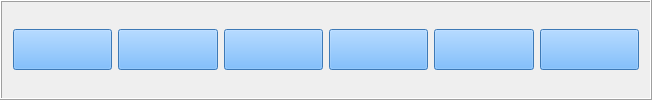
           <widget class="QFrame" name="thirdRowFrame">
            <property name="minimumSize">
             <size>
              <width>652</width>
              <height>59</height>
             </size>
            </property>
            <property name="font">
             <font>
              <pointsize>17</pointsize>
              <italic>true</italic>
              <bold>true</bold>
             </font>
            </property>
            <property name="frameShape">
             <enum>QFrame::Shape::Box</enum>
            </property>
            <property name="frameShadow">
             <enum>QFrame::Shadow::Raised</enum>
            </property>
            <layout class="QHBoxLayout" name="horizontalLayout_2">
             <item>
              <widget class="QPushButton" name="pushButton_arc_sine">
               <property name="minimumSize">
                <size>
                 <width>61</width>
                 <height>41</height>
                </size>
               </property>
               <property name="maximumSize">
                <size>
                 <width>16777215</width>
                 <height>16777215</height>
                </size>
               </property>
               <property name="font">
                <font>
                 <pointsize>17</pointsize>
                 <italic>true</italic>
                 <bold>true</bold>
                </font>
               </property>
               <property name="styleSheet">
                <string notr="true">background-color: rgb(85, 170, 255);</string>
               </property>
               <property name="text">
                <string/>
               </property>
              </widget>
             </item>
             <item>
              <widget class="QPushButton" name="pushButton_arc_cosine">
               <property name="minimumSize">
                <size>
                 <width>61</width>
                 <height>41</height>
                </size>
               </property>
               <property name="maximumSize">
                <size>
                 <width>16777215</width>
                 <height>16777215</height>
                </size>
               </property>
               <property name="font">
                <font>
                 <pointsize>17</pointsize>
                 <italic>true</italic>
                 <bold>true</bold>
                </font>
               </property>
               <property name="styleSheet">
                <string notr="true">background-color: rgb(85, 170, 255);</string>
               </property>
               <property name="text">
                <string/>
               </property>
              </widget>
             </item>
             <item>
              <widget class="QPushButton" name="pushButton_arc_tan">
               <property name="minimumSize">
                <size>
                 <width>61</width>
                 <height>41</height>
                </size>
               </property>
               <property name="maximumSize">
                <size>
                 <width>16777215</width>
                 <height>16777215</height>
                </size>
               </property>
               <property name="font">
                <font>
                 <pointsize>17</pointsize>
                 <italic>true</italic>
                 <bold>true</bold>
                </font>
               </property>
               <property name="styleSheet">
                <string notr="true">background-color: rgb(85, 170, 255);</string>
               </property>
               <property name="text">
                <string/>
               </property>
              </widget>
             </item>
             <item>
              <widget class="QPushButton" name="pushButton_percent">
               <property name="minimumSize">
                <size>
                 <width>61</width>
                 <height>41</height>
                </size>
               </property>
               <property name="maximumSize">
                <size>
                 <width>16777215</width>
                 <height>16777215</height>
                </size>
               </property>
               <property name="font">
                <font>
                 <pointsize>17</pointsize>
                 <italic>true</italic>
                 <bold>true</bold>
                </font>
               </property>
               <property name="styleSheet">
                <string notr="true">
background-color: rgb(85, 170, 255);</string>
               </property>
               <property name="text">
                <string/>
               </property>
              </widget>
             </item>
             <item>
              <widget class="QPushButton" name="what_percent_pushButton">
               <property name="minimumSize">
                <size>
                 <width>61</width>
                 <height>41</height>
                </size>
               </property>
               <property name="styleSheet">
                <string notr="true">background-color: rgb(85, 170, 255);</string>
               </property>
               <property name="text">
                <string/>
               </property>
              </widget>
             </item>
             <item>
              <widget class="QPushButton" name="pushButton_square_root">
               <property name="minimumSize">
                <size>
                 <width>61</width>
                 <height>41</height>
                </size>
               </property>
               <property name="maximumSize">
                <size>
                 <width>16777215</width>
                 <height>16777215</height>
                </size>
               </property>
               <property name="font">
                <font>
                 <pointsize>17</pointsize>
                 <italic>true</italic>
                 <bold>true</bold>
                </font>
               </property>
               <property name="styleSheet">
                <string notr="true">background-color: rgb(85, 170, 255);</string>
               </property>
               <property name="text">
                <string/>
               </property>
              </widget>
             </item>
            </layout>
           </widget>
